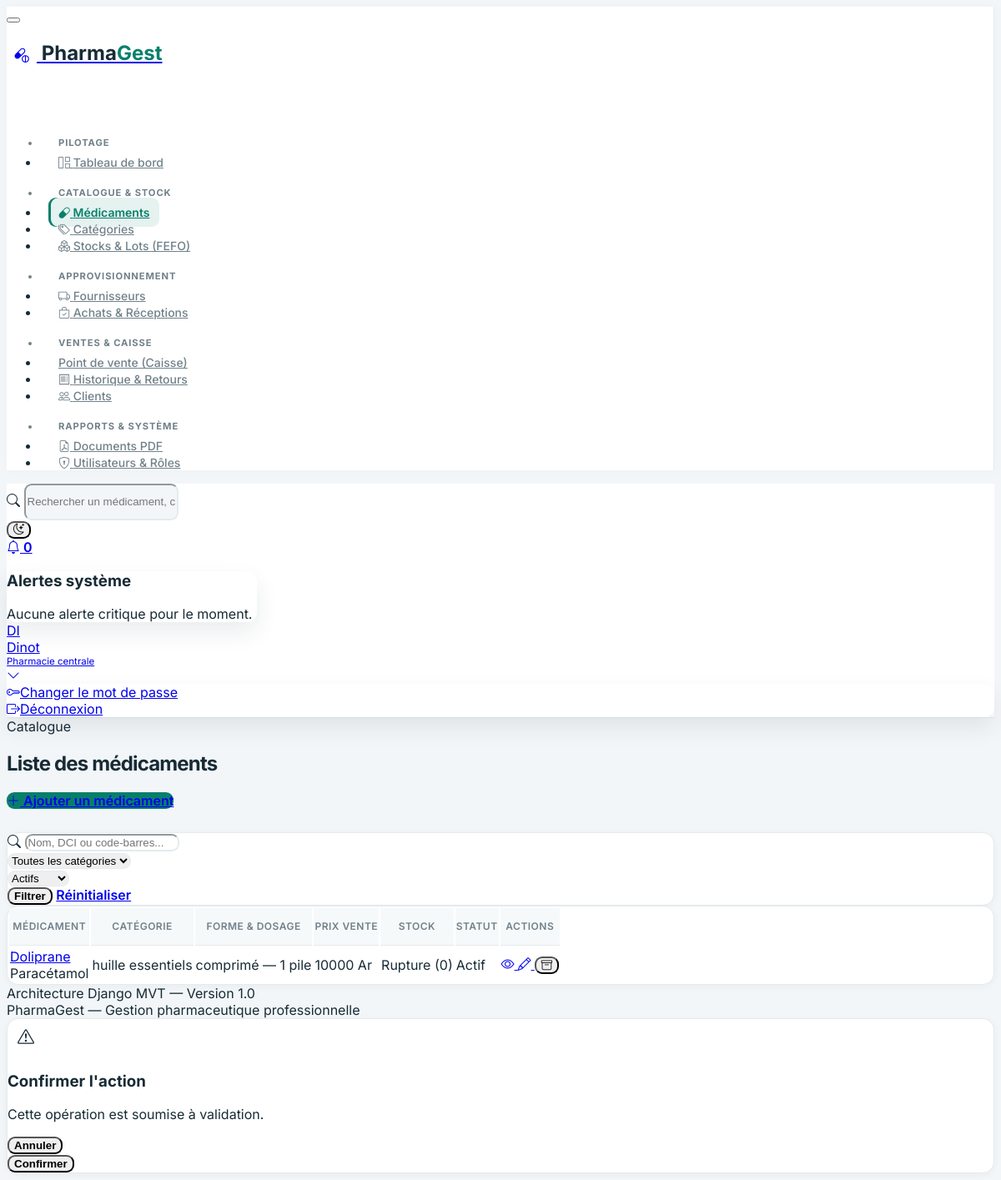
The page /medicaments/ (signed in) on the database its author committed.
### utilisateurs/models.py (models this page shows, shortened)
class Utilisateur(AbstractUser):
    ROLE_ADMIN = 'ADMIN'
    ROLE_PHARMACIEN = 'PHARMACIEN'
    ROLE_GESTIONNAIRE_STOCK = 'GESTIONNAIRE_STOCK'
    ROLE_CAISSIER = 'CAISSIER'
    ROLE_RESPONSABLE_GESTION = 'RESPONSABLE_GESTION'
    ROLE_CHOICES = [
        (ROLE_ADMIN, 'Administrateur'),
        (ROLE_PHARMACIEN, 'Pharmacien responsable'),
        (ROLE_GESTIONNAIRE_STOCK, 'Gestionnaire de stock'),
        (ROLE_CAISSIER, 'Caissier'),
        (ROLE_RESPONSABLE_GESTION, 'Responsable de gestion'),
    ]
    role = models.CharField(
        max_length=30,
        choices=ROLE_CHOICES,
        default=ROLE_CAISSIER,
        verbose_name='Rôle principal',
    )
    telephone = models.CharField(max_length=20, blank=True, verbose_name='Téléphone')
    class Meta:
        verbose_name = 'Utilisateur'
        verbose_name_plural = 'Utilisateurs'
        ordering = ['username']

### medicaments/models.py (models this page shows, shortened)
class Medicament(models.Model):
    STATUT_ACTIF = 'ACTIF'
    STATUT_ARCHIVE = 'ARCHIVE'
    STATUT_CHOICES = [
        (STATUT_ACTIF, 'Actif'),
        (STATUT_ARCHIVE, 'Archivé'),
    ]
    nom_commercial = models.CharField(max_length=180, verbose_name='Nom commercial')
    denomination_generique = models.CharField(
        max_length=180,
        blank=True,
        verbose_name='Dénomination générique (DCI)',
    )
    categorie = models.ForeignKey(
        Categorie,
        on_delete=models.PROTECT,
        related_name='medicaments',
        verbose_name='Catégorie',
    )
    forme_pharmaceutique = models.CharField(max_length=80, verbose_name='Forme pharmaceutique')
    dosage = models.CharField(max_length=80, verbose_name='Dosage')
    laboratoire = models.CharField(max_length=150, blank=True, verbose_name='Laboratoire')
    code_barres = models.CharField(
        max_length=64,
        unique=True,
        null=True,
        blank=True,
        verbose_name='Code-barres',
    )
    photo = models.ImageField(
        upload_to='medicaments/',
        null=True,
        blank=True,
        verbose_name='Photo',
    )
    prix_achat = models.DecimalField(
        max_digits=12,
        decimal_places=2,
        validators=[MinValueValidator(Decimal('0.01'))],
        verbose_name="Prix d'achat",
    )
    prix_vente = models.DecimalField(
        max_digits=12,
        decimal_places=2,
        validators=[MinValueValidator(Decimal('0.01'))],
        verbose_name='Prix de vente',
    )
    seuil_alerte = models.PositiveIntegerField(default=10, verbose_name="Seuil d'alerte")
    statut = models.CharField(
        max_length=20,
        choices=STATUT_CHOICES,
        default=STATUT_ACTIF,
        verbose_name='Statut',
    )
    date_creation = models.DateTimeField(auto_now_add=True, verbose_name='Date de création')
    date_modification = models.DateTimeField(auto_now=True, verbose_name='Dernière modification')
    class Meta:
        verbose_name = 'Médicament'
        verbose_name_plural = 'Médicaments'
        ordering = ['nom_commercial']
    @property
    def stock_disponible(self):
        aujourd_hui = timezone.localdate()
        total = self.lots.filter(
            bloque=False,
            date_peremption__gte=aujourd_hui,
            quantite_disponible__gt=0,
        ).aggregate(total=Sum('quantite_disponible'))['total']
        return total or 0

class Categorie(models.Model):
    nom = models.CharField(max_length=120, unique=True, verbose_name='Nom')
    description = models.TextField(blank=True, verbose_name='Description')
    date_creation = models.DateTimeField(auto_now_add=True, verbose_name='Date de création')
    class Meta:
        verbose_name = 'Catégorie'
        verbose_name_plural = 'Catégories'
        ordering = ['nom']

### medicaments/views.py (the view)
# urls.py: path('', views.medicament_list, name='medicament_list'),
@login_required
@permission_required('medicaments.view_medicament', raise_exception=True)
def medicament_list(request):
    q = request.GET.get('q', '').strip()
    categorie_id = request.GET.get('categorie', '').strip()
    statut = request.GET.get('statut', 'ACTIF').strip()
    medicaments = Medicament.objects.select_related('categorie').all()
    if q:
        medicaments = medicaments.filter(
            Q(nom_commercial__icontains=q) |
            Q(denomination_generique__icontains=q) |
            Q(code_barres__icontains=q)
        )
    if categorie_id:
        medicaments = medicaments.filter(categorie_id=categorie_id)
    if statut in [Medicament.STATUT_ACTIF, Medicament.STATUT_ARCHIVE]:
        medicaments = medicaments.filter(statut=statut)
    paginator = Paginator(medicaments, 12)
    page_obj = paginator.get_page(request.GET.get('page'))
    categories = Categorie.objects.all()
    return render(request, 'medicaments/liste.html', {
        'page_obj': page_obj,
        'categories': categories,
        'q': q,
        'categorie_id': categorie_id,
        'statut': statut,
    })

### templates/medicaments/liste.html (shortened to what this page needs)
{% extends 'base.html' %}
{% block page_pretitle %}Catalogue{% endblock %}
{% block page_title %}Liste des médicaments{% endblock %}
{% block page_actions %}
<a href="{% url 'medicaments:medicament_create' %}" class="btn btn-primary d-inline-flex align-items-center gap-2">
    <i class="bi bi-plus-lg"></i> Ajouter un médicament
</a>
{% endblock %}
{% block content %}
<div class="card pg-card mb-3">
    <div class="card-body py-3">
        <form method="get" class="row g-2 align-items-center">
            <div class="col-md-4">
                <div class="input-icon">
                    <span class="input-icon-addon"><i class="bi bi-search"></i></span>
                    <input type="text" name="q" value="{{ q }}" class="form-control" placeholder="Nom, DCI ou code-barres...">
                </div>
            </div>
            <div class="col-md-3">
                <select name="categorie" class="form-select">
                    <option value="">Toutes les catégories</option>
                </select>
            </div>
            <div class="col-md-2">
                <select name="statut" class="form-select">
                    <option value="ACTIF" {% if statut == 'ACTIF' %}selected{% endif %}>Actifs</option>
                </select>
            </div>
            <div class="col-auto">
                <button type="submit" class="btn btn-outline-primary">Filtrer</button>
                <a href="{% url 'medicaments:medicament_list' %}" class="btn btn-ghost-secondary">Réinitialiser</a>
            </div>
        </form>
    </div>
</div>
<div class="card pg-card">
    <div class="table-responsive">
        <table class="table table-vcenter card-table pg-table">
            <thead>
                <tr>
                    <th>Médicament</th>
                    <th>Catégorie</th>
                    <th>Forme & Dosage</th>
                    <th>Prix vente</th>
                    <th>Stock</th>
                    <th>Statut</th>
                    <th class="text-end">Actions</th>
                </tr>
            </thead>
            <tbody>
                {% for med in page_obj %}
                <tr>
                    <td>
                        <div class="d-flex align-items-center gap-3">
                            <div>
                                <a href="{% url 'medicaments:medicament_detail' med.pk %}" class="fw-semibold text-reset text-decoration-none">{{ med.nom_commercial }}</a>
                                <div class="text-secondary small">{{ med.denomination_generique|default:med.laboratoire|default:"—" }}</div>
                            </div>
                        </div>
                    </td>
                    <td><span class="badge bg-azure-lt text-azure">{{ med.categorie.nom }}</span></td>
                    <td>{{ med.forme_pharmaceutique }} — {{ med.dosage }}</td>
                    <td class="fw-semibold">{{ med.prix_vente|floatformat:0 }} Ar</td>
                    <td>
                        {% if med.stock_disponible == 0 %}
                        <span class="badge bg-danger-lt text-danger">Rupture (0)</span>
                        {% elif med.est_en_stock_faible %}
                        <span class="badge bg-warning-lt text-warning">{{ med.stock_disponible }} (Faible)</span>
                        {% else %}
                        <span class="badge bg-success-lt text-success">{{ med.stock_disponible }}</span>
                        {% endif %}
                    </td>
                    <td>
                        {% if med.statut == 'ACTIF' %}
                        <span class="badge bg-success-lt text-success">Actif</span>
                        {% else %}
                        <span class="badge bg-secondary-lt text-secondary">Archivé</span>
                        {% endif %}
                    </td>
                    <td class="text-end">
                        <div class="btn-list justify-content-end flex-nowrap">
                            <a href="{% url 'medicaments:medicament_detail' med.pk %}" class="btn btn-sm btn-outline-primary" title="Détails">
                                <i class="bi bi-eye"></i>
                            </a>
                            <a href="{% url 'medicaments:medicament_update' med.pk %}" class="btn btn-sm btn-outline-secondary" title="Modifier">
                                <i class="bi bi-pencil"></i>
                            </a>
                            <button type="button" class="btn btn-sm btn-outline-danger"
                                data-bs-toggle="modal" data-bs-target="#pgConfirmModal"
                                data-confirm-title="Archiver / Supprimer"
                                data-confirm-message="Voulez-vous retirer « {{ med.nom_commercial }} » ? Il sera archivé s'il possède un historique."
                                data-confirm-url="{% url 'medicaments:medicament_delete' med.pk %}">
                                <i class="bi bi-archive"></i>
                            </button>
                        </div>
                    </td>
                </tr>
                {% empty %}
                <tr>
                    <td colspan="7" class="text-center py-5 text-secondary">Aucun médicament trouvé.</td>
                </tr>
                {% endfor %}
            </tbody>
        </table>
    </div>
</div>
{% endblock %}

### templates/includes/navbar.html (shortened to what this page needs)
<header class="navbar navbar-expand-md d-none d-lg-flex d-print-none pg-navbar sticky-top">
    <div class="container-xl">
        <div class="navbar-nav flex-row align-items-center w-100">
            <form action="{% url 'medicaments:medicament_list' %}" method="get" class="d-flex flex-grow-1 me-4" style="max-width: 420px;">
                <div class="input-icon w-100">
                    <span class="input-icon-addon"><i class="bi bi-search"></i></span>
                    <input type="text" name="q" class="form-control form-control-sm" placeholder="Rechercher un médicament, code-barres, lot...">
                </div>
            </form>
            <div class="ms-auto d-flex align-items-center gap-2">
                <button type="button" id="pg-theme-toggle" class="btn btn-icon btn-ghost-secondary" title="Changer de thème">
                    <i id="pg-theme-icon" class="bi bi-moon-stars"></i>
                </button>
                <div class="nav-item dropdown">
                    <a href="#" class="btn btn-icon btn-ghost-secondary position-relative" data-bs-toggle="dropdown" aria-label="Notifications">
                        <i class="bi bi-bell"></i>
                        <span class="badge bg-danger badge-pill badge-notification">0</span>
                    </a>
                    <div class="dropdown-menu dropdown-menu-end dropdown-menu-card" style="width: 300px;">
                        <div class="card border-0">
                            <div class="card-header py-2">
                                <h3 class="card-title fs-5">Alertes système</h3>
                            </div>
                            <div class="card-body py-3 text-center text-secondary small">
                                Aucune alerte critique pour le moment.
                            </div>
                        </div>
                    </div>
                </div>
                <div class="nav-item dropdown ps-2">
                    <a href="#" class="nav-link d-flex lh-1 text-reset p-0 align-items-center gap-2" data-bs-toggle="dropdown">
                        <span class="avatar avatar-sm rounded-circle bg-primary-lt text-primary fw-bold">
                            {% if request.user.is_authenticated %}
                                {{ request.user.username|slice:":2"|upper }}
                            {% else %}
                                PG
                            {% endif %}
                        </span>
                        <div class="d-none d-xl-block">
                            <div class="fw-semibold small">
                                {% if request.user.is_authenticated %}{{ request.user.username }}{% else %}Session invité{% endif %}
                            </div>
                            <div class="text-muted" style="font-size: 0.72rem;">Pharmacie centrale</div>
                        </div>
                        <i class="bi bi-chevron-down small text-muted"></i>
                    </a>
                    <div class="dropdown-menu dropdown-menu-end dropdown-menu-arrow">
                        <a href="{% url 'password_change' %}" class="dropdown-item"><i class="bi bi-key me-2"></i>Changer le mot de passe</a>
                        <a href="{% url 'logout' %}" class="dropdown-item text-danger"><i class="bi bi-box-arrow-right me-2"></i>Déconnexion</a>
                    </div>
                </div>
            </div>
        </div>
    </div>
</header>

### static/css/pharmagest.css (style rules this page uses)
:root, [data-bs-theme="light"] { --pg-primary: #087f6b; --pg-primary-hover: #066653; --pg-primary-soft: rgba(8, 127, 107, 0.10); --pg-bg-body: #f3f6f8; --pg-bg-surface: #ffffff; --pg-bg-sidebar: #ffffff; --pg-border: #e5ebee; --pg-text-main: #172b36; --pg-text-muted: #71818a; --pg-shadow-sm: 0 2px 8px rgba(24, 48, 58, 0.045); --pg-shadow-md: 0 12px 28px rgba(24, 48, 58, 0.09); --tblr-primary: #087f6b; --tblr-primary-rgb: 8, 127, 107; --tblr-font-sans-serif: 'Inter', -apple-system, BlinkMacSystemFont, 'Segoe UI', Roboto, sans-serif; }
body { font-family: 'Inter', -apple-system, BlinkMacSystemFont, 'Segoe UI', Roboto, sans-serif; background-color: var(--pg-bg-body); color: var(--pg-text-main); transition: background-color 0.2s ease, color 0.2s ease; }
.pg-navbar { background-color: var(--pg-bg-surface); border-bottom: 1px solid var(--pg-border); backdrop-filter: blur(8px); }
.pg-card { background-color: var(--pg-bg-surface); border: 1px solid var(--pg-border); border-radius: 12px; box-shadow: var(--pg-shadow-sm); transition: transform 0.18s ease, box-shadow 0.18s ease; }
.btn-primary { background-color: var(--pg-primary); border-color: var(--pg-primary); }
.pg-table thead th { font-size: 0.75rem; font-weight: 600; text-transform: uppercase; letter-spacing: 0.04em; color: var(--pg-text-muted); border-bottom: 1px solid var(--pg-border); background-color: transparent; }
.pg-table tbody tr { transition: background-color 0.14s ease; }
body { background: var(--pg-bg-body); color: var(--pg-text-main); }
.pg-navbar { min-height: 68px; background-color: color-mix(in srgb, var(--pg-bg-surface) 94%, transparent); border-color: var(--pg-border); backdrop-filter: blur(14px); }
.pg-navbar .form-control { min-height: 38px; border-color: var(--pg-border); border-radius: 9px; background: var(--pg-bg-body); }
.pg-card { border-color: var(--pg-border); border-radius: 14px; box-shadow: var(--pg-shadow-sm); }
.pg-table thead th { padding-top: 0.9rem; padding-bottom: 0.9rem; background: color-mix(in srgb, var(--pg-bg-body) 72%, var(--pg-bg-surface)); }
.pg-table tbody td { border-color: var(--pg-border); }
.form-control, .form-select, .input-group-text { border-color: var(--pg-border); border-radius: 9px; }
.btn { border-radius: 9px; font-weight: 600; }
.dropdown-menu { border-color: var(--pg-border); border-radius: 12px; box-shadow: var(--pg-shadow-md); }

### rows shown on the page
Utilisateur: user.username "DI", user.username "Dinot"
Medicament: nom_commercial "Doliprane", denomination_generique "Paracétamol", categorie.nom "huille essentiels", forme_pharmaceutique "comprimé", dosage "1 pile", prix_vente "10000", shows "Rupture (0)", statut "Actif"
